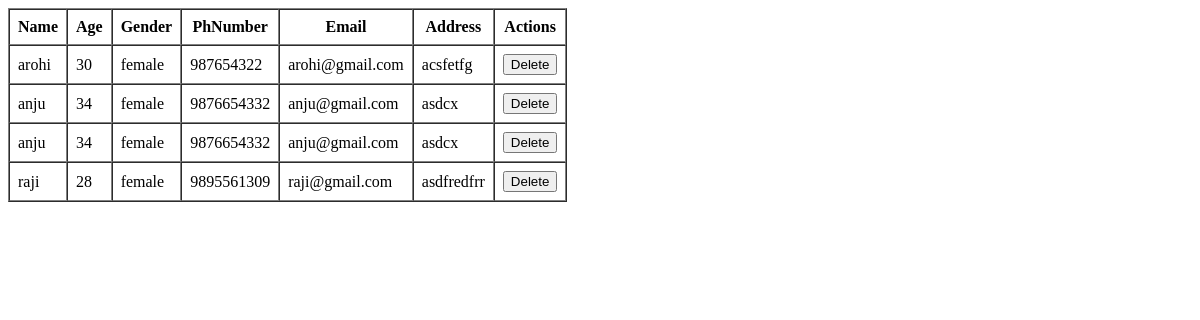
Before: /patient with the older database file.
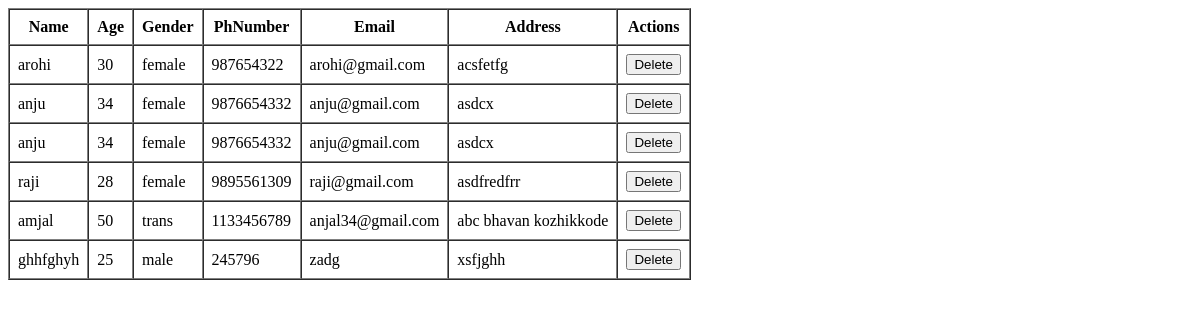
After: the same page with the newer database file.
### BrainTumorDetectionApp/models.py (models this page shows)
class PatientTable(models.Model):
    LOGIN = models.ForeignKey(LoginTable, on_delete=models.CASCADE)
    Name=models.CharField(max_length=30, null=True, blank=True)
    Age=models.IntegerField(null=True, blank=True)
    Gender=models.CharField(max_length=30, null=True, blank=True)
    PhNumber=models.BigIntegerField( null=True, blank=True)
    Email=models.CharField(max_length=30, null=True, blank=True)
    Address=models.CharField(max_length=100, null=True, blank=True)

### BrainTumorDetectionApp/views.py (the view)
# urls.py: path('patient', PatientPage.as_view(), name="patient"),
class PatientPage(View):
    def get(self, request):
        obj = PatientTable.objects.all()
        return render(request, "administration/view_patient.html", {'val': obj})

### templates/administration/view_patient.html (shortened to what this page needs)
<!DOCTYPE html>
<html lang="en">
<head>
</head>
<body>
    <table border="1" cellpadding="8" cellspacing="0">
        <tr>
            <th>Name</th>
            <th>Age</th>
            <th>Gender</th>
            <th>PhNumber</th>
            <th>Email</th>
            <th>Address</th>
            <th>Actions</th>
        </tr>
        {% for i in val %}
        <tr>
            <td>{{ i.Name }}</td>
            <td>{{ i.Age }}</td>
            <td>{{ i.Gender }}</td>
            <td>{{ i.PhNumber }}</td>
            <td>{{ i.Email }} </td>
            <td>{{ i.Address }}</td>
            <td>
                <a href="delete_patient/{{i.LOGIN.id}}" onclick="return confirm('Are you should want to delete this person')"><button>Delete</button></a>
            </td>
        </tr>
        {% endfor %}
    </table>
</body>
</html>

Changed rows visible on the page:
added PatientTable: Name "amjal", Age "50", Gender "trans", PhNumber "1133456789", Email "anjal34@gmail.com", Address "abc bhavan kozhikkode"
added PatientTable: Name "ghhfghyh", Age "25", Gender "male", PhNumber "245796", Email "zadg", Address "xsfjghh"
